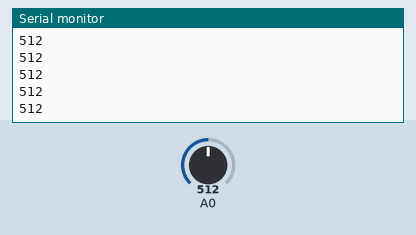
The sketch below on a simulated Arduino Uno, built with avr-gcc and run on an emulated ATmega328P. Shown: the last lines printed to the serial monitor. The inputs (shaded band) are chosen by the test bench; at power-on: A0 = 512.

Above: at 1.2 s.
1.3 s: A0 set to 716
At 1.9 s:
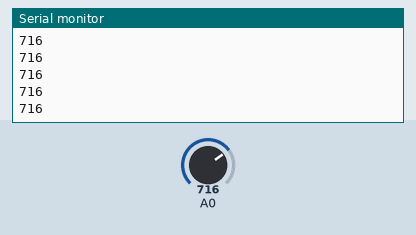
2.8 s: A0 set to 900
At 3.7 s:
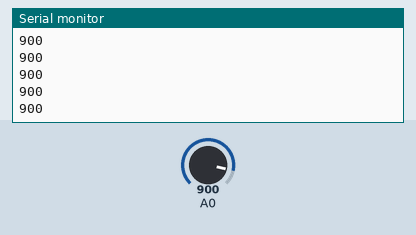
Timing chart, 0 to 5.8 s (numbered marks = the images above; inputs shaded):
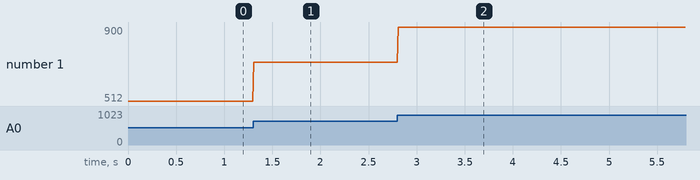

Measured:
- after the input at 1.3 s, the serial monitor: prints a new line at once (image 1)
- after the input at 2.8 s, the serial monitor: prints a new line at once (image 2)
- plotted number 1: 512 → 716 after the input at 1.3 s, 716 → 900 after the input at 2.8 s

The sketch:

PiezoIn.ino
```cpp
//Henry's Bench
//Arduino Sound Detection Sensor Module

void setup ()
{
  Serial.begin(115200);
}
int ar[256];

void loop ()
{

    ar[0]=analogRead(A0);


    Serial.println(ar[0]);
    delay(10);


}
```
